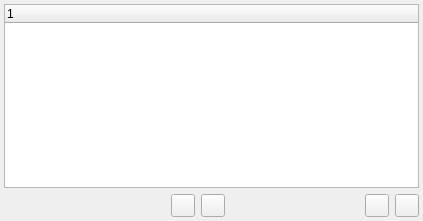
<?xml version="1.0" encoding="UTF-8"?>
<ui version="4.0">
 <class>edit_regexp</class>
 <widget class="QWidget" name="edit_regexp">
  <property name="windowModality">
   <enum>Qt::ApplicationModal</enum>
  </property>
  <property name="geometry">
   <rect>
    <x>0</x>
    <y>0</y>
    <width>423</width>
    <height>221</height>
   </rect>
  </property>
  <property name="windowTitle">
   <string>编辑预置正则</string>
  </property>
  <property name="windowIcon">
   <iconset resource="res.qrc">
    <normaloff>:/icon/edit.png</normaloff>:/icon/edit.png</iconset>
  </property>
  <layout class="QVBoxLayout" name="verticalLayout">
   <property name="leftMargin">
    <number>4</number>
   </property>
   <property name="topMargin">
    <number>4</number>
   </property>
   <property name="rightMargin">
    <number>4</number>
   </property>
   <property name="bottomMargin">
    <number>4</number>
   </property>
   <item>
    <widget class="QTreeWidget" name="exp_tree">
     <property name="styleSheet">
      <string notr="true">alternate-background-color:rgb(235, 235, 235);</string>
     </property>
     <property name="alternatingRowColors">
      <bool>true</bool>
     </property>
     <column>
      <property name="text">
       <string notr="true">1</string>
      </property>
     </column>
    </widget>
   </item>
   <item>
    <layout class="QHBoxLayout" name="horizontalLayout" stretch="5,0,0,4,0,0">
     <item>
      <spacer name="horizontalSpacer">
       <property name="orientation">
        <enum>Qt::Horizontal</enum>
       </property>
       <property name="sizeHint" stdset="0">
        <size>
         <width>40</width>
         <height>20</height>
        </size>
       </property>
      </spacer>
     </item>
     <item>
      <widget class="QToolButton" name="toolButton_4">
       <property name="text">
        <string/>
       </property>
       <property name="icon">
        <iconset resource="res.qrc">
         <normaloff>:/icon/arrow-up.png</normaloff>:/icon/arrow-up.png</iconset>
       </property>
      </widget>
     </item>
     <item>
      <widget class="QToolButton" name="toolButton">
       <property name="text">
        <string/>
       </property>
       <property name="icon">
        <iconset resource="res.qrc">
         <normaloff>:/icon/arrow-down.png</normaloff>:/icon/arrow-down.png</iconset>
       </property>
      </widget>
     </item>
     <item>
      <spacer name="horizontalSpacer_2">
       <property name="orientation">
        <enum>Qt::Horizontal</enum>
       </property>
       <property name="sizeHint" stdset="0">
        <size>
         <width>40</width>
         <height>20</height>
        </size>
       </property>
      </spacer>
     </item>
     <item>
      <widget class="QToolButton" name="toolButton_2">
       <property name="text">
        <string/>
       </property>
       <property name="icon">
        <iconset resource="res.qrc">
         <normaloff>:/icon/plus.png</normaloff>:/icon/plus.png</iconset>
       </property>
      </widget>
     </item>
     <item>
      <widget class="QToolButton" name="toolButton_3">
       <property name="text">
        <string/>
       </property>
       <property name="icon">
        <iconset resource="res.qrc">
         <normaloff>:/icon/delete.png</normaloff>:/icon/delete.png</iconset>
       </property>
      </widget>
     </item>
    </layout>
   </item>
  </layout>
 </widget>
 <resources>
  <include location="res.qrc"/>
 </resources>
 <connections>
  <connection>
   <sender>toolButton_4</sender>
   <signal>clicked()</signal>
   <receiver>edit_regexp</receiver>
   <slot>move_up_item()</slot>
   <hints>
    <hint type="sourcelabel">
     <x>177</x>
     <y>200</y>
    </hint>
    <hint type="destinationlabel">
     <x>65</x>
     <y>191</y>
    </hint>
   </hints>
  </connection>
  <connection>
   <sender>toolButton</sender>
   <signal>clicked()</signal>
   <receiver>edit_regexp</receiver>
   <slot>move_down_item()</slot>
   <hints>
    <hint type="sourcelabel">
     <x>209</x>
     <y>207</y>
    </hint>
    <hint type="destinationlabel">
     <x>-1</x>
     <y>204</y>
    </hint>
   </hints>
  </connection>
  <connection>
   <sender>toolButton_2</sender>
   <signal>clicked()</signal>
   <receiver>edit_regexp</receiver>
   <slot>add_item()</slot>
   <hints>
    <hint type="sourcelabel">
     <x>373</x>
     <y>205</y>
    </hint>
    <hint type="destinationlabel">
     <x>428</x>
     <y>176</y>
    </hint>
   </hints>
  </connection>
  <connection>
   <sender>toolButton_3</sender>
   <signal>clicked()</signal>
   <receiver>edit_regexp</receiver>
   <slot>dec_item()</slot>
   <hints>
    <hint type="sourcelabel">
     <x>406</x>
     <y>205</y>
    </hint>
    <hint type="destinationlabel">
     <x>427</x>
     <y>151</y>
    </hint>
   </hints>
  </connection>
 </connections>
 <slots>
  <slot>move_up_item()</slot>
  <slot>move_down_item()</slot>
  <slot>add_item()</slot>
  <slot>dec_item()</slot>
 </slots>
</ui>
